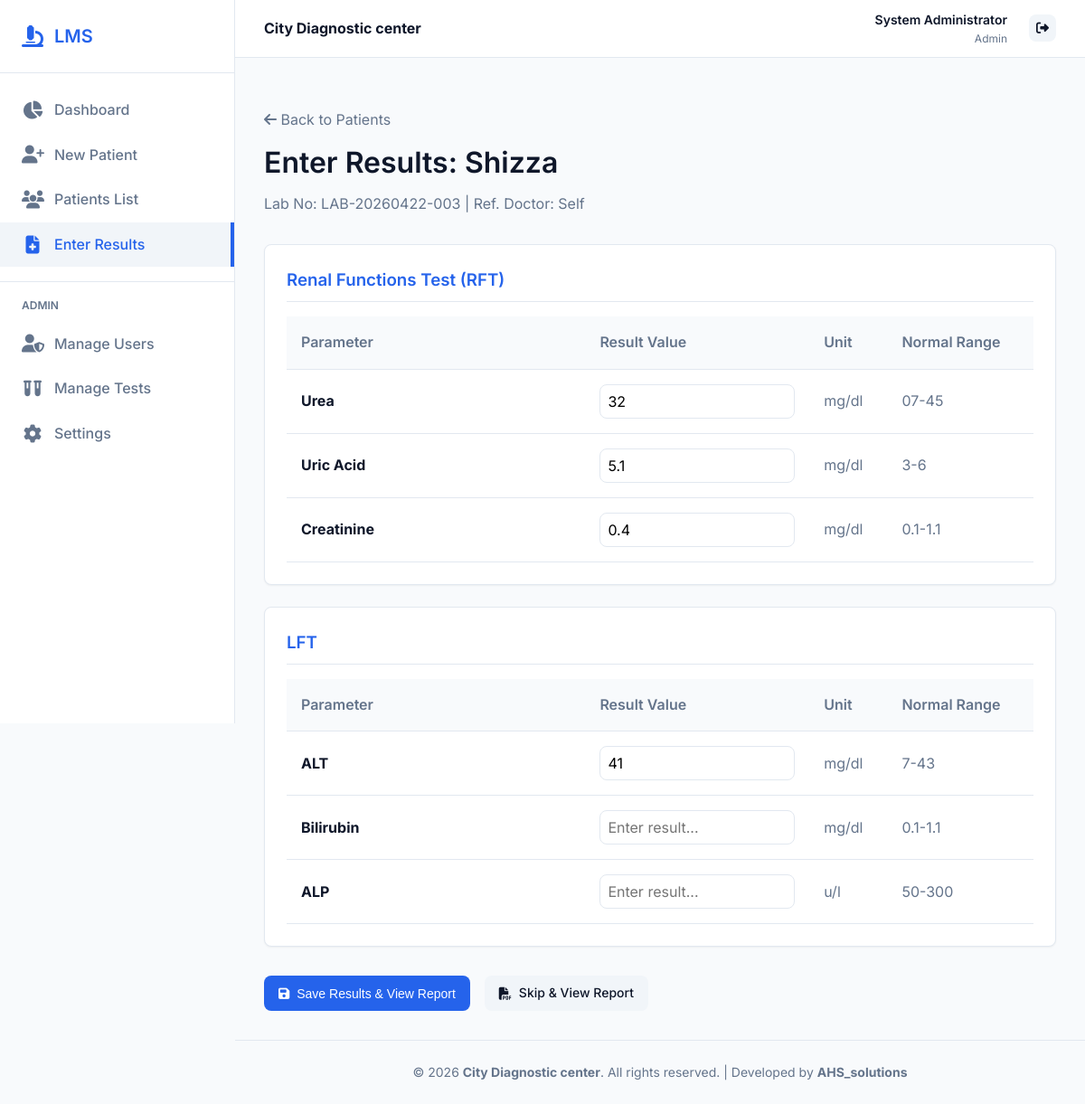
The page /patients/4/results (signed in) on the database its author committed.
### models.py (models this page shows)
class Setting(db.Model):
    id = db.Column(db.Integer, primary_key=True)
    key = db.Column(db.String(50), unique=True, nullable=False)
    value = db.Column(db.String(255), nullable=False)

class User(db.Model, UserMixin):
    id = db.Column(db.Integer, primary_key=True)
    username = db.Column(db.String(50), unique=True, nullable=False)
    password_hash = db.Column(db.String(255), nullable=False)
    role = db.Column(db.String(50), nullable=False) # Admin, Receptionist, Lab Technician, Technologist, Pathologist
    name = db.Column(db.String(100), nullable=False)

class Patient(db.Model):
    id = db.Column(db.Integer, primary_key=True)
    lab_number = db.Column(db.String(50), unique=True, nullable=False)
    name = db.Column(db.String(100), nullable=False)
    gender = db.Column(db.String(10), nullable=False)
    age = db.Column(db.Integer, nullable=False)
    contact = db.Column(db.String(20), nullable=True)
    referring_doctor = db.Column(db.String(100), nullable=False)
    registration_date = db.Column(db.DateTime, default=datetime.now)
    tests = db.relationship('PatientTest', backref='patient', lazy=True)

class PatientTest(db.Model):
    id = db.Column(db.Integer, primary_key=True)
    patient_id = db.Column(db.Integer, db.ForeignKey('patient.id'), nullable=False)
    test_id = db.Column(db.Integer, db.ForeignKey('test.id'), nullable=False)
    status = db.Column(db.String(20), default='Pending') # Pending, Completed
    results = db.relationship('Result', backref='patient_test', lazy=True, cascade="all, delete-orphan")

class Test(db.Model):
    id = db.Column(db.Integer, primary_key=True)
    name = db.Column(db.String(100), nullable=False)
    price = db.Column(db.Float, nullable=False)
    parameters = db.relationship('Parameter', backref='test', lazy=True, cascade="all, delete-orphan")
    patient_tests = db.relationship('PatientTest', backref='test', lazy=True)

class Parameter(db.Model):
    id = db.Column(db.Integer, primary_key=True)
    test_id = db.Column(db.Integer, db.ForeignKey('test.id'), nullable=False)
    name = db.Column(db.String(100), nullable=False)
    unit = db.Column(db.String(50), nullable=True)
    normal_range = db.Column(db.String(100), nullable=True)
    notes = db.Column(db.Text, nullable=True)
    results = db.relationship('Result', backref='parameter', lazy=True)

class Result(db.Model):
    id = db.Column(db.Integer, primary_key=True)
    patient_test_id = db.Column(db.Integer, db.ForeignKey('patient_test.id'), nullable=False)
    parameter_id = db.Column(db.Integer, db.ForeignKey('parameter.id'), nullable=False)
    result_value = db.Column(db.String(100), nullable=True)

### app.py (the view, shortened to what this page needs)
@app.route('/patients/<int:patient_id>/results', methods=['GET', 'POST'])
@login_required
@role_required('Admin', 'Lab Technician', 'Technologist', 'Pathologist')
def patient_results(patient_id):
    patient = Patient.query.get_or_404(patient_id)
    existing_results = {}
    for pt in patient.tests:
        if pt.status == 'Cancelled':
            continue
        for res in pt.results:
            existing_results[res.parameter_id] = res.result_value
    return render_template('results/form.html', patient=patient, existing_results=existing_results)

### app.py (called while the page is built)
@login_manager.user_loader
def load_user(user_id):
    return User.query.get(int(user_id))

def role_required(*roles):
    def decorator(f):
        @wraps(f)
        def decorated_function(*args, **kwargs):
            if not current_user.is_authenticated:
                return redirect(url_for('login', next=request.url))
            if current_user.role not in roles and current_user.role != 'Admin':
                flash('You do not have permission to access this page.', 'error')
                return redirect(url_for('dashboard'))
            return f(*args, **kwargs)
        return decorated_function
    return decorator

@app.context_processor
def inject_globals():
    settings = {}
    try:
        all_settings = Setting.query.all()
        settings = {s.key: s.value for s in all_settings}
    except Exception:
        pass # In case table doesn't exist yet during init
    lab_name = settings.get('lab_name', "Ideal Diagnostic Center")
    lab_address = settings.get('lab_address', "")
    lab_contact = settings.get('lab_contact', "")
    return dict(
        lab_name=lab_name,
        lab_address=lab_address,
        lab_contact=lab_contact,
        current_user=current_user,
        now=datetime.now()
    )

### templates/results/form.html
{% extends "base.html" %}
{% block content %}
<div style="margin-bottom: 2rem;">
    <a href="{{ url_for('results_list') }}" style="color: var(--text-light); text-decoration: none; margin-bottom: 0.5rem; display: inline-block;">
        <i class="fa-solid fa-arrow-left"></i> Back to Patients
    </a>
    <h1>Enter Results: {{ patient.name }}</h1>
    <p style="color: var(--text-light);">Lab No: {{ patient.lab_number }} | Ref. Doctor: {{ patient.referring_doctor }}</p>
</div>
<form method="POST">
    {% for pt in patient.tests %}
    {% if pt.status != 'Cancelled' %}
    <div class="card" style="margin-bottom: 1.5rem;">
        <h3 style="margin-bottom: 1rem; border-bottom: 1px solid var(--border-color); padding-bottom: 0.5rem; color: var(--primary-color);">{{ pt.test.name }}</h3>
        {% if pt.test.parameters %}
            <div class="table-responsive">
                <table>
                    <thead>
                        <tr>
                            <th style="width: 40%;">Parameter</th>
                            <th style="width: 30%;">Result Value</th>
                            <th>Unit</th>
                            <th>Normal Range</th>
                        </tr>
                    </thead>
                    <tbody>
                        {% for param in pt.test.parameters %}
                        <tr>
                            <td><strong>{{ param.name }}</strong></td>
                            <td>
                                <input type="text" name="result_{{ param.id }}" class="form-control" style="padding: 0.5rem;" value="{{ existing_results.get(param.id, '') }}" placeholder="Enter result...">
                            </td>
                            <td style="color: var(--text-light);">{{ param.unit or '-' }}</td>
                            <td style="color: var(--text-light);">{{ param.normal_range or '-' }}</td>
                        </tr>
                        {% endfor %}
                    </tbody>
                </table>
            </div>
        {% else %}
            <p style="color: var(--text-light); font-style: italic;">No parameters defined for this test. Please add them in Test Management.</p>
        {% endif %}
    </div>
    {% endif %}
    {% endfor %}
    <div style="margin-top: 2rem; display: flex; gap: 1rem;">
        <button type="submit" class="btn btn-primary btn-lg"><i class="fa-solid fa-save"></i> Save Results & View Report</button>
        <a href="{{ url_for('patient_report', patient_id=patient.id) }}" class="btn btn-secondary"><i class="fa-solid fa-file-pdf"></i> Skip & View Report</a>
    </div>
</form>
{% endblock %}

### templates/base.html (shortened to what this page needs)
<!DOCTYPE html>
<html lang="en">
<head>
    <link rel="stylesheet" href="https://cdnjs.cloudflare.com/ajax/libs/font-awesome/6.4.0/css/all.min.css">
    <link rel="stylesheet" href="{{ url_for('static', filename='css/style.css') }}">
</head>
<body>
    <div class="app-container">
        {% if current_user.is_authenticated %}
        <aside class="sidebar no-print">
            <div class="sidebar-header">
                <i class="fa-solid fa-microscope" style="color: var(--primary-color); font-size: 1.5rem;"></i>
                <h2>LMS</h2>
            </div>
            <nav class="sidebar-nav">
                <a href="{{ url_for('dashboard') }}" class="nav-item {% if request.endpoint == 'dashboard' %}active{% endif %}">
                    <i class="fa-solid fa-chart-pie"></i>
                    Dashboard
                </a>
                {% if current_user.role in ['Admin', 'Receptionist'] %}
                <a href="{{ url_for('patient_new') }}" class="nav-item {% if 'patient_new' in request.endpoint %}active{% endif %}">
                    <i class="fa-solid fa-user-plus"></i>
                    New Patient
                </a>
                {% endif %}
                <a href="{{ url_for('results_list') }}" class="nav-item {% if 'results_list' in request.endpoint %}active{% endif %}">
                    <i class="fa-solid fa-users"></i>
                    Patients List
                </a>
                {% if current_user.role in ['Admin', 'Lab Technician', 'Technologist', 'Pathologist'] %}
                <a href="{{ url_for('results_list') }}" class="nav-item {% if 'patient_results' in request.endpoint %}active{% endif %}">
                    <i class="fa-solid fa-file-medical"></i>
                    Enter Results
                </a>
                {% endif %}
                {% if current_user.role == 'Admin' %}
                <div style="border-top: 1px solid var(--border-color); margin: 1rem 0;"></div>
                <div style="padding: 0 1.5rem; font-size: 0.75rem; font-weight: 600; color: var(--text-light); text-transform: uppercase; margin-bottom: 0.5rem;">Admin</div>
                <a href="{{ url_for('manage_users') }}" class="nav-item {% if 'manage_users' in request.endpoint %}active{% endif %}">
                    <i class="fa-solid fa-user-shield"></i>
                    Manage Users
                </a>
                <a href="{{ url_for('test_list') }}" class="nav-item {% if 'test' in request.endpoint %}active{% endif %}">
                    <i class="fa-solid fa-vials"></i>
                    Manage Tests
                </a>
                <a href="{{ url_for('settings') }}" class="nav-item {% if 'settings' in request.endpoint %}active{% endif %}">
                    <i class="fa-solid fa-cog"></i>
                    Settings
                </a>
                {% endif %}
            </nav>
        </aside>
        {% endif %}
        <main class="main-content" {% if not current_user.is_authenticated %}style="margin-left: 0;"{% endif %}>
            {% if current_user.is_authenticated %}
            <header class="topbar no-print">
                <div class="lab-brand">
                    <strong>{{ lab_name }}</strong>
                </div>
                <div class="topbar-actions" style="display: flex; align-items: center; gap: 1.5rem;">
                    <div style="text-align: right;">
                        <div style="font-weight: 600; font-size: 0.875rem;">{{ current_user.name }}</div>
                        <div style="color: var(--text-light); font-size: 0.75rem;">{{ current_user.role }}</div>
                    </div>
                    <a href="{{ url_for('logout') }}" class="btn btn-secondary btn-icon" title="Logout"><i class="fa-solid fa-right-from-bracket"></i></a>
                </div>
            </header>
            {% endif %}
            <div class="content-wrapper">
                {% block content %}{% endblock %}
            </div>
            <footer class="no-print" style="text-align: center; padding: 1.5rem; border-top: 1px solid var(--border-color); color: var(--text-light); font-size: 0.875rem; margin-top: auto;">
                &copy; 2026 <strong>{{ lab_name }}</strong>. All rights reserved. | Developed by <strong>AHS_solutions</strong>
            </footer>
        </main>
    </div>
</body>
</html>

### static/css/style.css (style rules this page uses)
:root { --primary-color: #2563eb; --primary-hover: #1d4ed8; --secondary-color: #f1f5f9; --text-dark: #0f172a; --text-light: #64748b; --bg-light: #f8fafc; --white: #ffffff; --border-color: #e2e8f0; --success: #10b981; --danger: #ef4444; --warning: #f59e0b; --shadow-sm: 0 1px 2px 0 rgb(0 0 0 / 0.05); --shadow-md: 0 4px 6px -1px rgb(0 0 0 / 0.1), 0 2px 4px -2px rgb(0 0 0 / 0.1); --shadow-lg: 0 10px 15px -3px rgb(0 0 0 / 0.1), 0 4px 6px -4px rgb(0 0 0 / 0.1); --border-radius: 8px; --transition: all 0.3s ease; }
* { margin: 0; padding: 0; box-sizing: border-box; }
body { font-family: 'Inter', sans-serif; background-color: var(--bg-light); color: var(--text-dark); line-height: 1.6; }
h1, h2, h3, h4, h5, h6 { font-weight: 600; color: var(--text-dark); margin-bottom: 0.5rem; }
a { color: var(--primary-color); text-decoration: none; transition: var(--transition); }
.app-container { display: flex; min-height: 100vh; }
.sidebar { width: 260px; background-color: var(--white); border-right: 1px solid var(--border-color); display: flex; flex-direction: column; position: fixed; height: 100vh; overflow-y: auto; z-index: 100; }
.sidebar-header { padding: 1.5rem; border-bottom: 1px solid var(--border-color); display: flex; align-items: center; gap: 0.75rem; }
.sidebar-header h2 { font-size: 1.25rem; margin: 0; color: var(--primary-color); }
.sidebar-nav { padding: 1rem 0; flex: 1; }
.nav-item { padding: 0.75rem 1.5rem; display: flex; align-items: center; gap: 0.75rem; color: var(--text-light); font-weight: 500; transition: var(--transition); }
.nav-item:hover, .nav-item.active { background-color: var(--secondary-color); color: var(--primary-color); border-right: 4px solid var(--primary-color); }
.nav-item i { font-size: 1.25rem; width: 24px; text-align: center; }
.main-content { flex: 1; margin-left: 260px; display: flex; flex-direction: column; }
.topbar { height: 64px; background-color: var(--white); border-bottom: 1px solid var(--border-color); display: flex; align-items: center; justify-content: space-between; padding: 0 2rem; position: sticky; top: 0; z-index: 90; }
.content-wrapper { padding: 2rem; flex: 1; }
.card { background-color: var(--white); border-radius: var(--border-radius); box-shadow: var(--shadow-sm); padding: 1.5rem; margin-bottom: 1.5rem; border: 1px solid var(--border-color); transition: var(--transition); }
.btn { display: inline-flex; align-items: center; justify-content: center; gap: 0.5rem; padding: 0.5rem 1rem; border-radius: var(--border-radius); font-weight: 500; cursor: pointer; transition: var(--transition); border: none; font-size: 0.875rem; }
.btn-primary { background-color: var(--primary-color); color: var(--white); }
.btn-secondary { background-color: var(--secondary-color); color: var(--text-dark); }
.btn-icon { padding: 0.5rem; }
.table-responsive { overflow-x: auto; }
table { width: 100%; border-collapse: collapse; }
th, td { padding: 1rem; text-align: left; border-bottom: 1px solid var(--border-color); }
th { font-weight: 600; color: var(--text-light); background-color: var(--bg-light); }
.form-control { width: 100%; padding: 0.75rem 1rem; border: 1px solid var(--border-color); border-radius: var(--border-radius); font-family: inherit; font-size: 1rem; transition: var(--transition); }

### rows shown on the page
Setting: value "City Diagnostic center"
User: name "System Administrator", role "Admin"
Patient: name "Shizza", lab_number "LAB-20260422-003", referring_doctor "Self"
PatientTest: test.name "Renal Functions Test (RFT)"
Parameter: name "Urea", unit "mg/dl", normal_range "07-45"
Result: get "32"
Parameter: name "Uric Acid", unit "mg/dl", normal_range "3-6"
Result: get "5.1"
Parameter: name "Creatinine", unit "mg/dl", normal_range "0.1-1.1"
Result: get "0.4"
PatientTest: test.name "LFT"
Parameter: name "ALT", unit "mg/dl", normal_range "7-43"
Result: get "41"
Parameter: name "Bilirubin", unit "mg/dl", normal_range "0.1-1.1"
Parameter: name "ALP", unit "u/l", normal_range "50-300"
